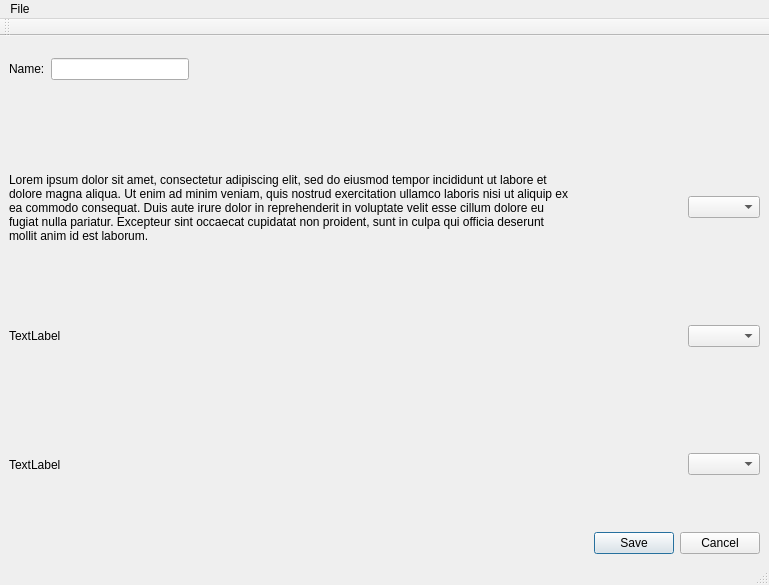
<?xml version="1.0" encoding="UTF-8"?>
<ui version="4.0">
 <class>MainWindow</class>
 <widget class="QMainWindow" name="MainWindow">
  <property name="geometry">
   <rect>
    <x>0</x>
    <y>0</y>
    <width>769</width>
    <height>585</height>
   </rect>
  </property>
  <property name="windowTitle">
   <string>MainWindow</string>
  </property>
  <widget class="QWidget" name="centralwidget">
   <layout class="QVBoxLayout" name="verticalLayout_2" stretch="1,1,8,1">
    <item>
     <layout class="QHBoxLayout" name="nameBox" stretch="1,1,0,4">
      <item>
       <widget class="QLabel" name="nameTag">
        <property name="sizePolicy">
         <sizepolicy hsizetype="Fixed" vsizetype="Fixed">
          <horstretch>0</horstretch>
          <verstretch>0</verstretch>
         </sizepolicy>
        </property>
        <property name="text">
         <string>Name:</string>
        </property>
       </widget>
      </item>
      <item>
       <widget class="QLineEdit" name="nameInputBox"/>
      </item>
      <item>
       <spacer name="verticalSpacer">
        <property name="orientation">
         <enum>Qt::Vertical</enum>
        </property>
        <property name="sizeHint" stdset="0">
         <size>
          <width>20</width>
          <height>40</height>
         </size>
        </property>
       </spacer>
      </item>
      <item>
       <spacer name="nameSpacer">
        <property name="orientation">
         <enum>Qt::Horizontal</enum>
        </property>
        <property name="sizeHint" stdset="0">
         <size>
          <width>40</width>
          <height>20</height>
         </size>
        </property>
       </spacer>
      </item>
     </layout>
    </item>
    <item>
     <spacer name="nameConfigSpacer">
      <property name="orientation">
       <enum>Qt::Vertical</enum>
      </property>
      <property name="sizeHint" stdset="0">
       <size>
        <width>20</width>
        <height>40</height>
       </size>
      </property>
     </spacer>
    </item>
    <item>
     <layout class="QVBoxLayout" name="configContainer" stretch="1,1,1">
      <item>
       <layout class="QHBoxLayout" name="configLine2">
        <item>
         <widget class="QLabel" name="configLabel2">
          <property name="text">
           <string>Lorem ipsum dolor sit amet, consectetur adipiscing elit, sed do eiusmod tempor incididunt ut labore et dolore magna aliqua. Ut enim ad minim veniam, quis nostrud exercitation ullamco laboris nisi ut aliquip ex ea commodo consequat. Duis aute irure dolor in reprehenderit in voluptate velit esse cillum dolore eu fugiat nulla pariatur. Excepteur sint occaecat cupidatat non proident, sunt in culpa qui officia deserunt mollit anim id est laborum.</string>
          </property>
          <property name="wordWrap">
           <bool>true</bool>
          </property>
         </widget>
        </item>
        <item>
         <spacer name="verticalSpacer_2">
          <property name="orientation">
           <enum>Qt::Vertical</enum>
          </property>
          <property name="sizeHint" stdset="0">
           <size>
            <width>20</width>
            <height>40</height>
           </size>
          </property>
         </spacer>
        </item>
        <item>
         <spacer name="configSpacer2">
          <property name="orientation">
           <enum>Qt::Horizontal</enum>
          </property>
          <property name="sizeHint" stdset="0">
           <size>
            <width>40</width>
            <height>20</height>
           </size>
          </property>
         </spacer>
        </item>
        <item>
         <widget class="QComboBox" name="configDropdown2"/>
        </item>
       </layout>
      </item>
      <item>
       <layout class="QHBoxLayout" name="configLine3">
        <item>
         <widget class="QLabel" name="configLabel3">
          <property name="text">
           <string>TextLabel</string>
          </property>
          <property name="wordWrap">
           <bool>true</bool>
          </property>
         </widget>
        </item>
        <item>
         <spacer name="verticalSpacer_3">
          <property name="orientation">
           <enum>Qt::Vertical</enum>
          </property>
          <property name="sizeHint" stdset="0">
           <size>
            <width>20</width>
            <height>40</height>
           </size>
          </property>
         </spacer>
        </item>
        <item>
         <spacer name="configSpacer3">
          <property name="orientation">
           <enum>Qt::Horizontal</enum>
          </property>
          <property name="sizeHint" stdset="0">
           <size>
            <width>40</width>
            <height>20</height>
           </size>
          </property>
         </spacer>
        </item>
        <item>
         <widget class="QComboBox" name="configDropdown3"/>
        </item>
       </layout>
      </item>
      <item>
       <layout class="QHBoxLayout" name="configLine1">
        <item>
         <widget class="QLabel" name="configLabel1">
          <property name="text">
           <string>TextLabel</string>
          </property>
          <property name="wordWrap">
           <bool>true</bool>
          </property>
         </widget>
        </item>
        <item>
         <spacer name="verticalSpacer_4">
          <property name="orientation">
           <enum>Qt::Vertical</enum>
          </property>
          <property name="sizeHint" stdset="0">
           <size>
            <width>20</width>
            <height>40</height>
           </size>
          </property>
         </spacer>
        </item>
        <item>
         <spacer name="configSpacer1">
          <property name="orientation">
           <enum>Qt::Horizontal</enum>
          </property>
          <property name="sizeHint" stdset="0">
           <size>
            <width>40</width>
            <height>20</height>
           </size>
          </property>
         </spacer>
        </item>
        <item>
         <widget class="QComboBox" name="configDropdown1"/>
        </item>
       </layout>
      </item>
     </layout>
    </item>
    <item>
     <widget class="QDialogButtonBox" name="saveBox">
      <property name="standardButtons">
       <set>QDialogButtonBox::Cancel|QDialogButtonBox::Save</set>
      </property>
     </widget>
    </item>
   </layout>
  </widget>
  <widget class="QMenuBar" name="menubar">
   <property name="geometry">
    <rect>
     <x>0</x>
     <y>0</y>
     <width>769</width>
     <height>20</height>
    </rect>
   </property>
   <widget class="QMenu" name="menuFile">
    <property name="title">
     <string>File</string>
    </property>
    <addaction name="actionLoad_config"/>
    <addaction name="separator"/>
   </widget>
   <addaction name="menuFile"/>
  </widget>
  <widget class="QStatusBar" name="statusbar"/>
  <widget class="QToolBar" name="toolBar">
   <property name="windowTitle">
    <string>toolBar</string>
   </property>
   <attribute name="toolBarArea">
    <enum>TopToolBarArea</enum>
   </attribute>
   <attribute name="toolBarBreak">
    <bool>false</bool>
   </attribute>
  </widget>
  <action name="actionLoad_config">
   <property name="text">
    <string>Load config</string>
   </property>
  </action>
 </widget>
 <resources/>
 <connections/>
</ui>
